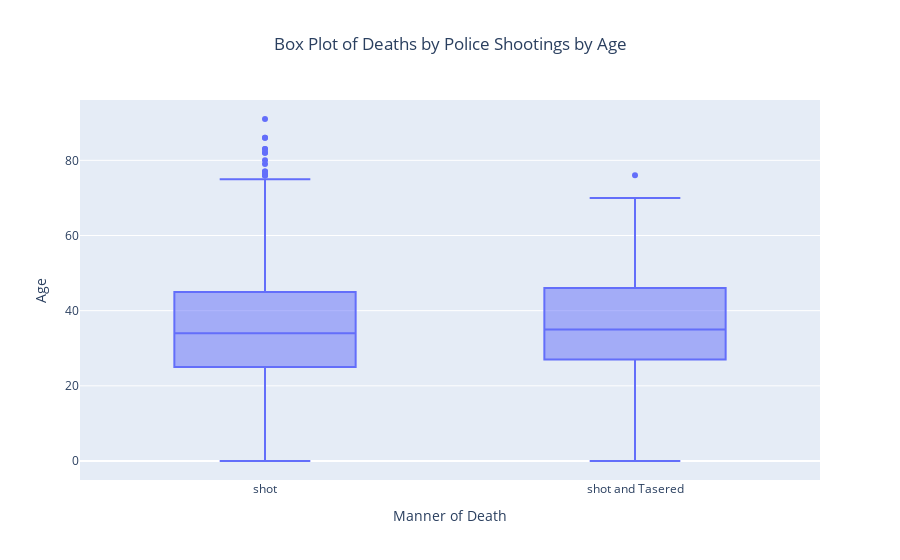

Notebook source saved alongside this figure:
### Markdown cell above
# Create a Box Plot Showing the Age and Manner of Death

Break out the data by gender using `df_fatalities`. Is there a difference between men and women in the manner of death?

### Code cell
fig = px.box(
    df_fatalities,
    x='manner_of_death',
    y='age',
    title='Box Plot of Death by Police Shootings by Age',
    labels={'age': 'Age', 'manner_of_death': 'Manner of Death'}
)
fig.update_layout(
    xaxis_title='Manner of Death',
    yaxis_title='Age',
    title={'text': 'Box Plot of Deaths by Police Shootings by Age', 'x':0.5},
    boxmode='overlay'
)

fig.show()

### Figure 1 — Plotly figure (JSON) as saved in the notebook; plotly's stock layout.template omitted (floating-point values rounded to 4 significant figures; data arrays with more than 128 entries replaced by an {"elided": "..."} marker saying what was removed)
{"data": [{"alignmentgroup": "True", "hovertemplate": "Manner of Death=%{x}<br>Age=%{y}<extra></extra>", "legendgroup": "", "marker": {"color": "#636efa"}, "name": "", "notched": false, "offsetgroup": "", "orientation": "v", "showlegend": false, "type": "box", "x": {"elided": "2535 str values"}, "x0": " ", "xaxis": "x", "y": {"elided": "2535 int values"}, "y0": " ", "yaxis": "y"}], "layout": {"boxmode": "overlay", "legend": {"tracegroupgap": 0}, "title": {"text": "Box Plot of Deaths by Police Shootings by Age", "x": 0.5}, "xaxis": {"anchor": "y", "domain": [0, 1], "title": {"text": "Manner of Death"}}, "yaxis": {"anchor": "x", "domain": [0, 1], "title": {"text": "Age"}}}}
